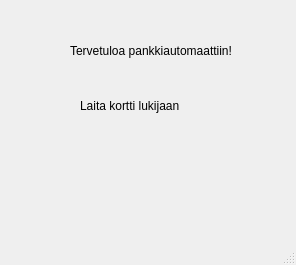
<?xml version="1.0" encoding="UTF-8"?>
<ui version="4.0">
 <class>MainWindow</class>
 <widget class="QMainWindow" name="MainWindow">
  <property name="geometry">
   <rect>
    <x>0</x>
    <y>0</y>
    <width>296</width>
    <height>265</height>
   </rect>
  </property>
  <property name="windowTitle">
   <string>MainWindow</string>
  </property>
  <widget class="QWidget" name="centralwidget">
   <widget class="QLabel" name="label">
    <property name="geometry">
     <rect>
      <x>70</x>
      <y>30</y>
      <width>311</width>
      <height>41</height>
     </rect>
    </property>
    <property name="text">
     <string>Tervetuloa pankkiautomaattiin!</string>
    </property>
   </widget>
   <widget class="QLabel" name="label_2">
    <property name="geometry">
     <rect>
      <x>80</x>
      <y>80</y>
      <width>131</width>
      <height>51</height>
     </rect>
    </property>
    <property name="text">
     <string>Laita kortti lukijaan</string>
    </property>
   </widget>
  </widget>
  <widget class="QMenuBar" name="menubar">
   <property name="geometry">
    <rect>
     <x>0</x>
     <y>0</y>
     <width>296</width>
     <height>25</height>
    </rect>
   </property>
  </widget>
  <widget class="QStatusBar" name="statusbar"/>
 </widget>
 <resources/>
 <connections/>
</ui>
